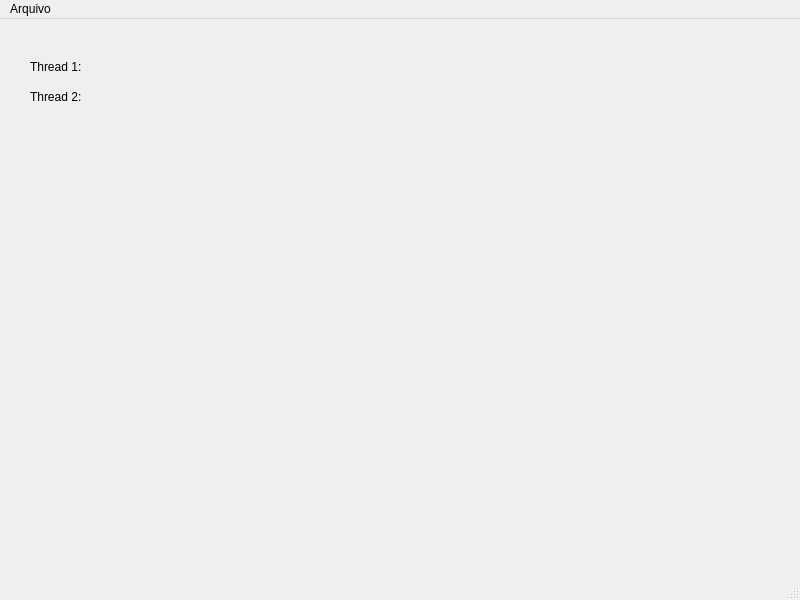
<?xml version="1.0" encoding="UTF-8"?>
<ui version="4.0">
 <class>MainWindow</class>
 <widget class="QMainWindow" name="MainWindow">
  <property name="geometry">
   <rect>
    <x>0</x>
    <y>0</y>
    <width>800</width>
    <height>600</height>
   </rect>
  </property>
  <property name="windowTitle">
   <string>MainWindow</string>
  </property>
  <widget class="QWidget" name="centralwidget">
   <widget class="QLabel" name="label">
    <property name="geometry">
     <rect>
      <x>30</x>
      <y>40</y>
      <width>51</width>
      <height>16</height>
     </rect>
    </property>
    <property name="text">
     <string>Thread 1:</string>
    </property>
   </widget>
   <widget class="QLabel" name="label_3">
    <property name="geometry">
     <rect>
      <x>30</x>
      <y>70</y>
      <width>51</width>
      <height>16</height>
     </rect>
    </property>
    <property name="text">
     <string>Thread 2:</string>
    </property>
   </widget>
   <widget class="QLabel" name="label_2">
    <property name="geometry">
     <rect>
      <x>90</x>
      <y>40</y>
      <width>43</width>
      <height>16</height>
     </rect>
    </property>
    <property name="text">
     <string/>
    </property>
   </widget>
   <widget class="QLabel" name="label_4">
    <property name="geometry">
     <rect>
      <x>90</x>
      <y>70</y>
      <width>43</width>
      <height>16</height>
     </rect>
    </property>
    <property name="text">
     <string/>
    </property>
   </widget>
  </widget>
  <widget class="QMenuBar" name="menubar">
   <property name="geometry">
    <rect>
     <x>0</x>
     <y>0</y>
     <width>800</width>
     <height>21</height>
    </rect>
   </property>
   <widget class="QMenu" name="menuArquivo">
    <property name="title">
     <string>Arquivo</string>
    </property>
   </widget>
   <addaction name="menuArquivo"/>
  </widget>
  <widget class="QStatusBar" name="statusbar"/>
 </widget>
 <resources/>
 <connections/>
</ui>
